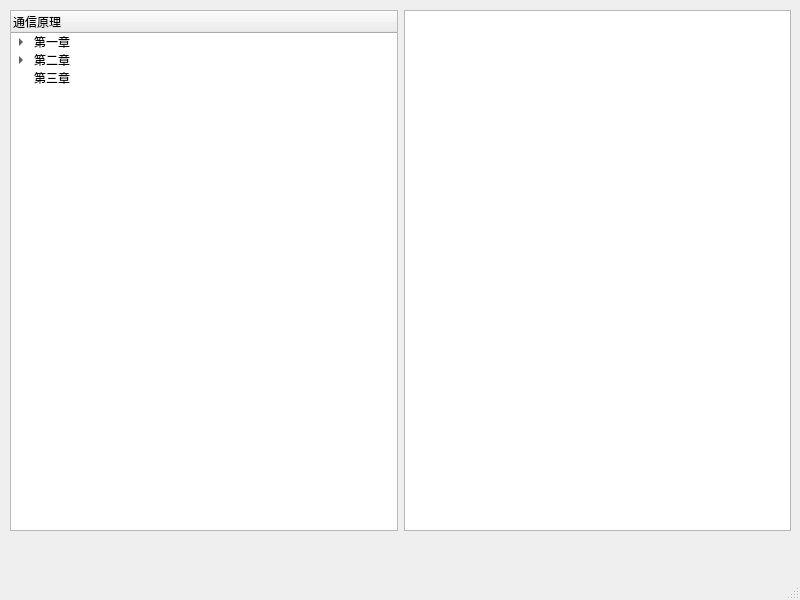
<?xml version="1.0" encoding="UTF-8"?>
<ui version="4.0">
 <class>MainWindow</class>
 <widget class="QMainWindow" name="MainWindow">
  <property name="geometry">
   <rect>
    <x>0</x>
    <y>0</y>
    <width>800</width>
    <height>600</height>
   </rect>
  </property>
  <property name="windowTitle">
   <string>MainWindow</string>
  </property>
  <widget class="QWidget" name="centralwidget">
   <widget class="QWidget" name="horizontalLayoutWidget">
    <property name="geometry">
     <rect>
      <x>10</x>
      <y>10</y>
      <width>781</width>
      <height>521</height>
     </rect>
    </property>
    <layout class="QHBoxLayout" name="horizontalLayout">
     <item>
      <widget class="QTreeWidget" name="treeWidget">
       <column>
        <property name="text">
         <string>通信原理</string>
        </property>
       </column>
       <item>
        <property name="text">
         <string>第一章</string>
        </property>
        <item>
         <property name="text">
          <string>1.1</string>
         </property>
        </item>
        <item>
         <property name="text">
          <string>1.2</string>
         </property>
        </item>
       </item>
       <item>
        <property name="text">
         <string>第二章</string>
        </property>
        <item>
         <property name="text">
          <string>2.1</string>
         </property>
        </item>
        <item>
         <property name="text">
          <string>2.2</string>
         </property>
        </item>
       </item>
       <item>
        <property name="text">
         <string>第三章</string>
        </property>
       </item>
      </widget>
     </item>
     <item>
      <widget class="QTableWidget" name="tableWidget"/>
     </item>
    </layout>
   </widget>
  </widget>
  <widget class="QMenuBar" name="menubar">
   <property name="geometry">
    <rect>
     <x>0</x>
     <y>0</y>
     <width>800</width>
     <height>26</height>
    </rect>
   </property>
  </widget>
  <widget class="QStatusBar" name="statusbar"/>
 </widget>
 <resources/>
 <connections/>
</ui>
